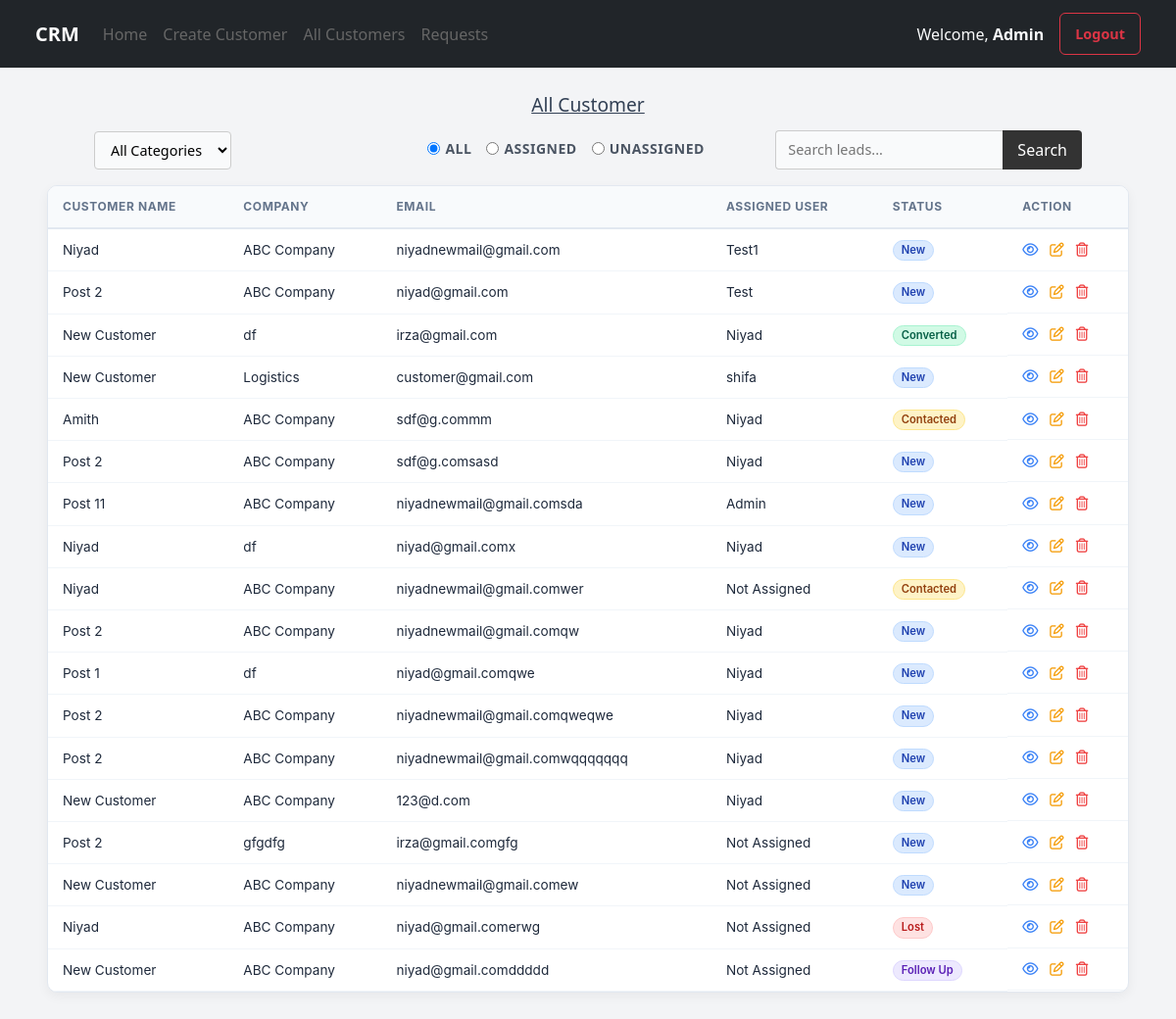
Before: /customer-list/ (signed in) with the older database file.
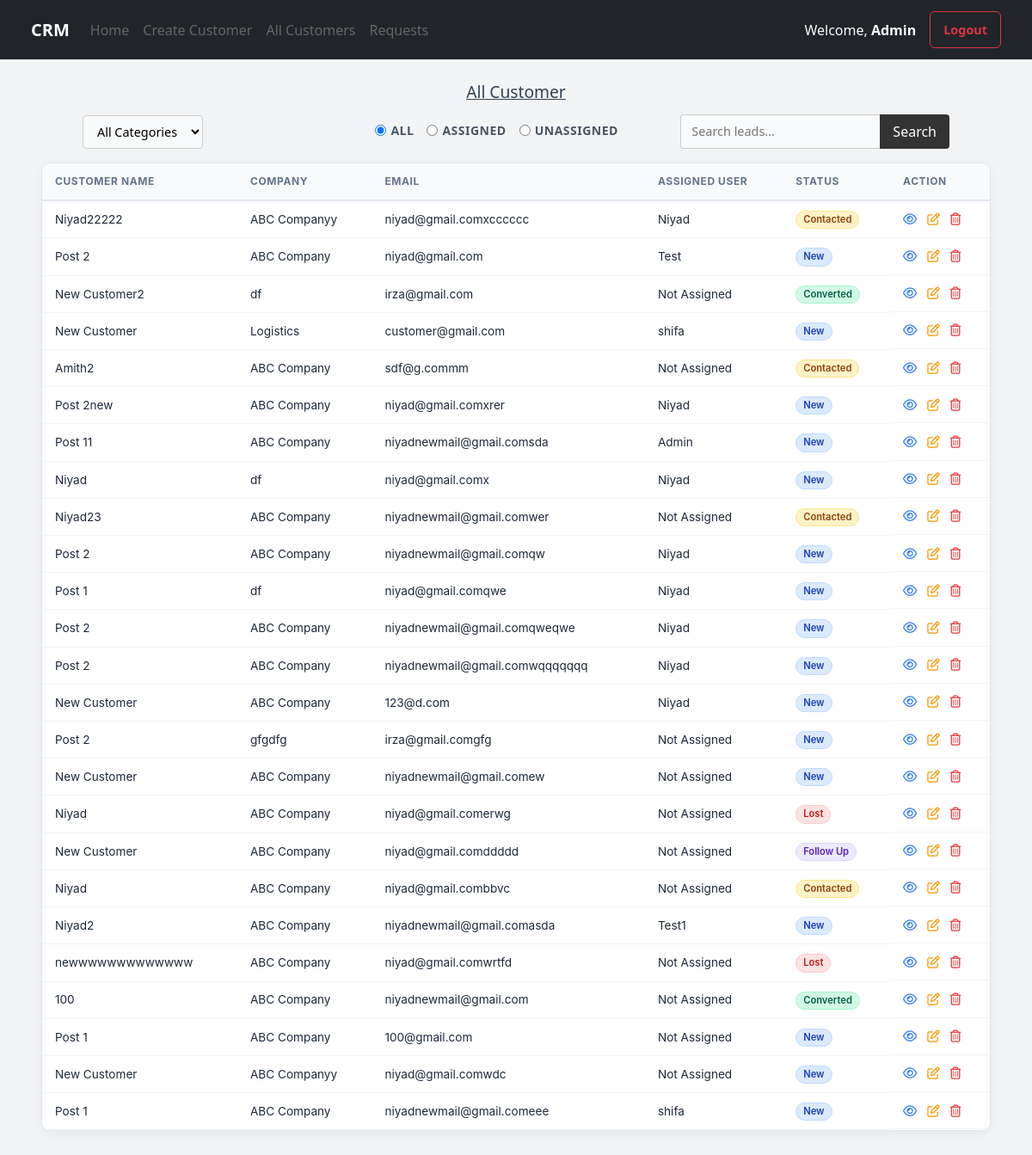
After: the same page with the newer database file.
### crm/models.py (models this page shows, shortened)
class Customer(models.Model):
    name =  models.CharField(max_length=100)
    email = models.EmailField(unique=True)
    phone = models.IntegerField()
    company = models.CharField(max_length=100, blank=True)
    lead_status = models.CharField(max_length=20, choices=LEAD_STATUS, default='new')
    favorite_category = models.CharField(max_length=50,choices=CATEGORY_CHOICES)
    assigned_user = models.ForeignKey(User, on_delete=models.CASCADE, related_name='customers',blank=True,null=True)
    created_at = models.DateTimeField(auto_now_add=True)

### crm/views.py (the view, shortened to what this page needs)
# urls.py: path('customer-list/',customer_list,name="customer-list"),
def customer_list(request):
    if not request.user.is_active:
        return redirect('login')
    status_value = request.GET.get('status','all_category')
    customer_filter = request.GET.get('customer_filter','all')
    if request.user.is_superuser:
        if customer_filter == 'assigned':
            customer_list = Customer.objects.filter(assigned_user__isnull=False)
        elif customer_filter == 'unassigned':
            customer_list = Customer.objects.filter(assigned_user__isnull=True)
        elif status_value == 'new':
            customer_list = Customer.objects.filter(lead_status=status_value)
        elif status_value == 'contacted':
            customer_list = Customer.objects.filter(lead_status=status_value)
        elif status_value == 'follow_up':
            customer_list = Customer.objects.filter(lead_status=status_value)
        elif status_value == 'converted':
            customer_list = Customer.objects.filter(lead_status=status_value)
        elif status_value == 'lost':
            customer_list = Customer.objects.filter(lead_status=status_value)
        else:
            customer_list = Customer.objects.all()
    return render(request,'customer_list.html',{'customer_list':customer_list,'active_filter':customer_filter,'active_status_value':status_value})

### templates/customer_list.html (shortened to what this page needs)
{% extends 'base.html' %}
{% block navbar %}
    {% include 'navbar.html' %}
{% endblock navbar %}
{% block content %}
    {% if user.is_superuser or user.is_active %}
        <h3 class="dashboard-title">All Customer</h3>
        <div class="{% if user.super_user %} filter-toolbar {% else %} filter-toolbar2 {% endif %}">
            <div class="toolbar-item">
                <form method="get" action="{% url 'customer-list' %}">
                    <select class="custom-select" name="status"  onchange="this.form.submit()">
                        <option value="all_category" {% if active_status_value == 'all_category' %}selected{% endif %}>All Categories</option>
                    </select>
                </form>
            </div>
            {% if user.is_superuser %}
                <div class="toolbar-item" style="padding-left: 8rem;">
                    <form method="get" action="{% url 'customer-list' %}" class="radio-group">
                        <label class="radio-label">
                            <input onchange="this.form.submit()" type="radio" name="customer_filter" value="all" {% if active_filter == 'all' %} checked {% endif %}>
                            <span>All</span>
                        </label>
                        <label class="radio-label">
                            <input type="radio" onchange="this.form.submit()" name="customer_filter" value="assigned" {% if active_filter == 'assigned' %} checked {% endif %}>
                            <span>Assigned</span>
                        </label>
                        <label class="radio-label">
                            <input type="radio" onchange="this.form.submit()" name="customer_filter" value="unassigned" {% if active_filter == 'unassigned' %} checked {% endif %}>
                            <span>Unassigned</span>
                        </label>
                    </form>
                </div>
            {% endif %}
            <div class="toolbar-item">
                <div class="search-container">
                    <input type="text" placeholder="Search leads..." class="search-input">
                    <button class="search-btn">Search</button>
                </div>
            </div>
        </div>
    {% else %}
        <h3 class="dashboard-title">Your Customer</h3>
    {% endif %}
    <div class="table-wrapper">
        <table>
            <thead>
                <tr>
                    <th>Customer Name</th>
                    <th>Company</th>
                    <th>Email</th>
                    <th>Assigned User</th>
                    <th>Status</th>
                    <th>Action</th>
                </tr>
            </thead>
            <tbody>
                {% for item in customer_list %}
                <tr>
                    <td>{{item.name}}</td>
                    <td>{{item.company}}</td>
                    <td>{{item.email}}</td>
                    <td>{{item.assigned_user|default:"Not Assigned"}}</td>
                    <td><span class="badge status-{{item.lead_status}}">{{item.get_lead_status_display}}</span></td>
                    <td class="action-group">
                        <button type="button" data-bs-toggle="modal" data-bs-target="#exampleModal{{item.id}}" class="action-btn btn-view" title="View Details">
                            <i class="fa-regular fa-eye"></i>
                        </button>
                        <a href="{% url 'edit-customer' item.id %}" class="action-btn btn-edit" title="Edit Customer">
                            <i class="fa-regular fa-pen-to-square"></i>
                        </a>
                        {% if user.is_superuser %}
                       <button type="button" data-bs-toggle="modal" data-bs-target="#delete{{item.id}}" class="action-btn btn-delete" title="Delete Customer">
                            <i class="fa-regular fa-trash-can"></i>
                       </button>
                        {% endif %}
                    </td>
                </tr>
                {% endfor %}
            </tbody>
        </table>
    </div>
{% endblock content %}

Changed rows visible on the page:
changed Customer: name "Niyad" → "Niyad22222"; company "ABC Company" → "ABC Companyy"; email "niyadnewmail@gmail.com" → "niyad@gmail.comxcccccc"; assigned_user "Test1" → "Niyad"; lead_status "New" → "Contacted"
changed Customer "irza@gmail.com": name "New Customer" → "New Customer2"; assigned_user "Niyad" → "Not Assigned"
changed Customer "sdf@g.commm": name "Amith" → "Amith2"; assigned_user "Niyad" → "Not Assigned"
changed Customer: name "Post 2" → "Post 2new"; email "sdf@g.comsasd" → "niyad@gmail.comxrer"
changed Customer "niyadnewmail@gmail.comwer": name "Niyad" → "Niyad23"
added Customer: name "Niyad", company "ABC Company", email "niyad@gmail.combbvc", assigned_user "Not Assigned", lead_status "Contacted"
added Customer: name "Niyad2", company "ABC Company", email "niyadnewmail@gmail.comasda", assigned_user "Test1", lead_status "New"
added Customer: name "newwwwwwwwwwwww", company "ABC Company", email "niyad@gmail.comwrtfd", assigned_user "Not Assigned", lead_status "Lost"
added Customer: name "100", company "ABC Company", email "niyadnewmail@gmail.com", assigned_user "Not Assigned", lead_status "Converted"
added Customer: name "Post 1", company "ABC Company", email "100@gmail.com", assigned_user "Not Assigned", lead_status "New"
added Customer: name "New Customer", company "ABC Companyy", email "niyad@gmail.comwdc", assigned_user "Not Assigned", lead_status "New"
added Customer: name "Post 1", company "ABC Company", email "niyadnewmail@gmail.comeee", assigned_user "shifa", lead_status "New"
